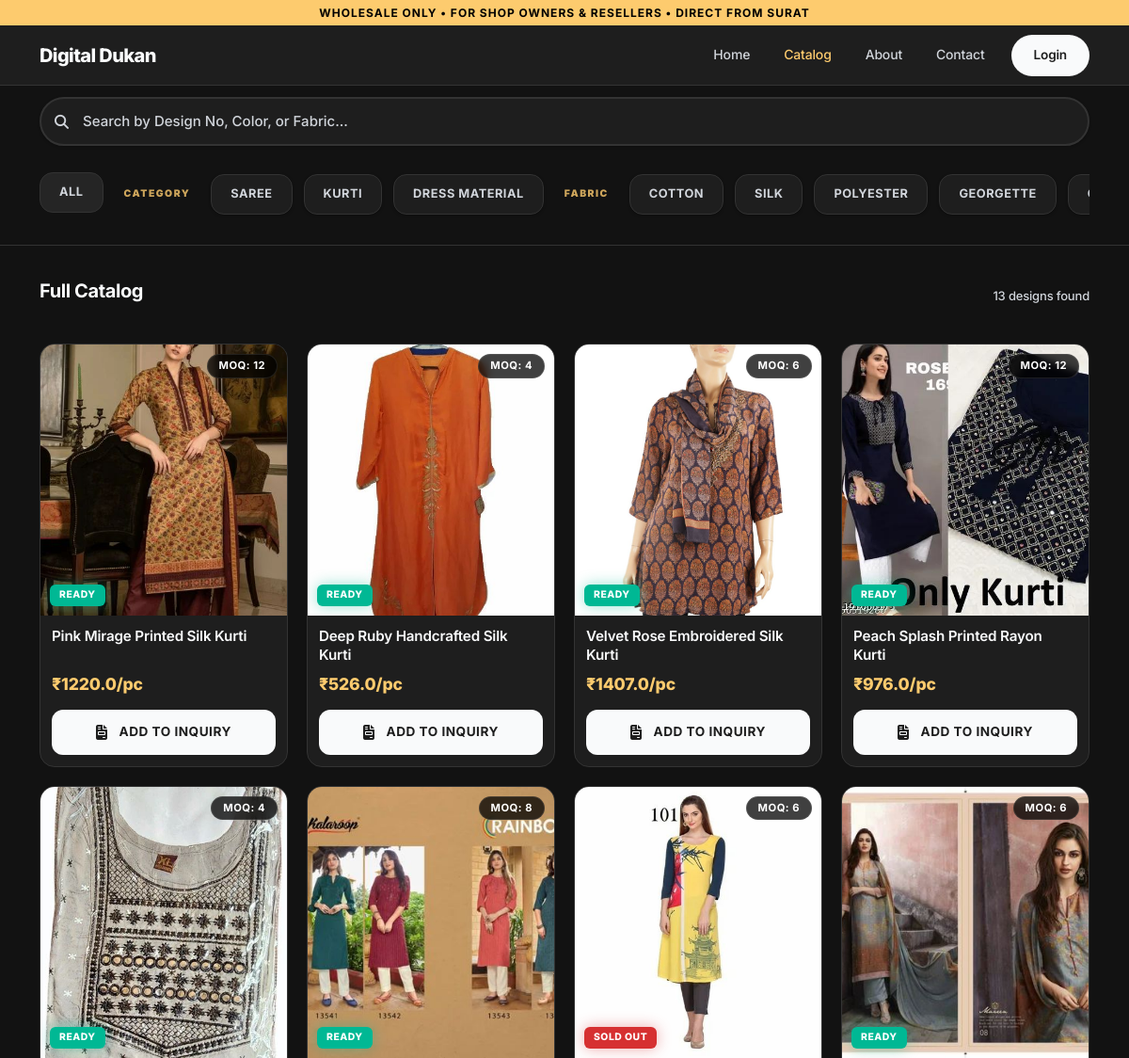
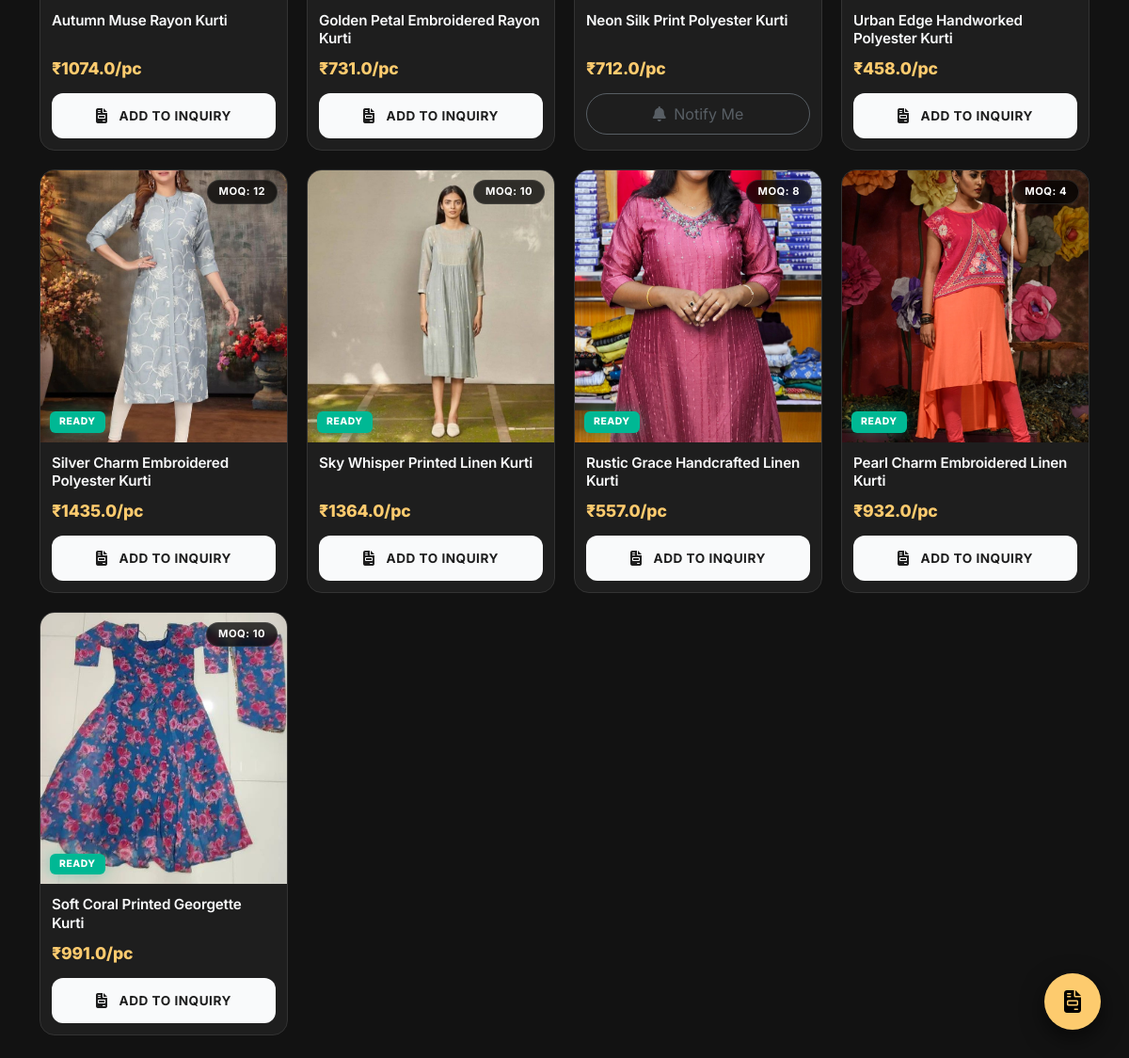
The app's page /catalog?category=Kurti with its own data (2 pictures, top to bottom).
### app/models.py (models this page shows, shortened)
class Product(db.Model):
    id = db.Column(db.Integer, primary_key=True)
    name = db.Column(db.String(100), nullable=False)
    design_no = db.Column(db.String(50), nullable=False, index=True)
    category = db.Column(db.String(50), nullable=True, index=True)
    material_type = db.Column(db.String(50), nullable=True)
    work_type = db.Column(db.String(50), nullable=True, index=True)
    color = db.Column(db.String(50), nullable=True)
    image_file = db.Column(db.String(100), nullable=False)
    wholesale_price = db.Column(db.Float, nullable=True)
    moq = db.Column(db.Integer, default=1)
    stock_status = db.Column(db.String(20), default='READY', index=True)
    stock_count = db.Column(db.Integer, default=0)
    views = db.Column(db.Integer, default=0)
    whatsapp_clicks = db.Column(db.Integer, default=0)
    @property
    def image(self):
        return self.image_file

### app/namespaces/catalog/routes.py (the view)
@catalog_bp.route('/catalog')
def index():
    search_query = request.args.get('q', '').strip()
    category_filter = request.args.get('category', 'All')
    work_type_filter = request.args.get('work_type', 'All')
    material_type_filter = request.args.get('material_type', 'All')
    sort_by = request.args.get('sort', 'newest')
    page = request.args.get('page', 1, type=int)
    per_page = request.args.get('per_page', 20, type=int)
    products = get_filtered_products(
        search_query=search_query,
        category=category_filter,
        work_type=work_type_filter,
        material_type=material_type_filter,
        sort_by=sort_by,
        page=page,
        per_page=per_page
    )
    return render_template('catalog/index.html',
                          products=products,
                          work_type_options=WORK_TYPE_OPTIONS,
                          product_category_options=PRODUCT_CATEGORY_OPTIONS,
                          material_type_options=MATERIAL_TYPE_OPTIONS)

### app/context_processors.py (called while the page is built)
def inject_global_template_data():
    shop = current_app.config.get('SHOP_SETTINGS', DEFAULT_SETTINGS)
    return {
        'shop_settings': shop,
        'whatsapp_no': normalize_whatsapp_number(shop.get('contact_number', '')),
        'work_type_options': WORK_TYPE_OPTIONS,
        'product_category_options': PRODUCT_CATEGORY_OPTIONS,
        'asset_version': ASSET_VERSION,
    }

### app/extensions.py (called while the page is built)
    def _log_status(self, key, status):
        try:
            if current_app:
                current_app.logger.info(f"Cache {status}: {key}")
        except RuntimeError:
            pass

    def get(self, *args, **kwargs):
        try:
            res = super().get(*args, **kwargs)
            self._log_status(args[0], "HIT" if res is not None else "MISS")
            return res
        except Exception as e:
            try:
                if current_app:
                    current_app.logger.warning(f"Cache GET Error (Fallback activated): {e}")
            except RuntimeError:
                pass
            return None

    def set(self, *args, **kwargs):
        try:
            return super().set(*args, **kwargs)
        except Exception as e:
            try:
                if current_app:
                    current_app.logger.warning(f"Cache SET Error (Fallback activated): {e}")
            except RuntimeError:
                pass
            return False

    def get_many(self, *args, **kwargs):
        try:
            return super().get_many(*args, **kwargs)
        except Exception as e:
            return [None] * len(args[0])

    def set_many(self, *args, **kwargs):
        try:
            return super().set_many(*args, **kwargs)
        except Exception as e:
            return False

### app/utils/helpers.py (called while the page is built)
def normalize_whatsapp_number(contact_number: str) -> str:
    return ''.join(ch for ch in contact_number if ch.isdigit())

### templates/catalog/index.html (shortened to what this page needs)
{% extends "layouts/base.html" %}
{% block content %}
<div class="container-fluid px-0">
  <div class="catalog-sticky-search" id="catalog-sticky-search">
    <div class="container">
      <div class="catalog-search-wrap">
        <input type="text" id="catalog-search-box" class="catalog-search-input"
               placeholder="Search by Design No, Color, or Fabric..."
               value="{{ request.args.get('q', '') }}">
      </div>
      <div class="filter-chip-bar" id="catalog-filter-bar">
        <div class="filter-chip reset active" data-filter="all">All</div>
        <span class="filter-group-label">Category</span>
        {% for cat in product_category_options %}
        <div class="filter-chip" data-filter-type="category" data-filter-value="{{ cat }}">{{ cat }}</div>
        {% endfor %}
        <span class="filter-group-label">Fabric</span>
        {% for mat in material_type_options %}
        <div class="filter-chip" data-filter-type="fabric" data-filter-value="{{ mat }}">{{ mat }}</div>
        {% endfor %}
      </div>
    </div>
  </div>
  <div class="container py-4" id="catalog-grid-section">
    <div class="section-header">
      <h1 class="section-title">Full Catalog</h1>
      <span style="font-size: 13px; color: var(--text-tertiary); font-weight: 500;">
        {{ products.total }} designs found
      </span>
    </div>
    {% if products.items %}
    <div class="feed-grid" id="catalog-grid">
      {% for product in products.items %}
      <div class="b2b-modern-card"
           data-id="{{ product.id + 1000 }}"
           data-dno="{{ product.id + 1000 }}"
           data-name="{{ product.name }}"
           data-img="{{ url_for('static', filename='images/' + product.image) }}"
           data-fabric="{{ product.material_type }}"
           data-category="{{ product.category or 'Other' }}"
           data-work="{{ product.work_type }}"
           data-price="{{ product.wholesale_price or 0 }}"
           data-moq="{{ product.moq or 4 }}"
           data-stock="{{ product.stock_status or 'READY' }}"
           onclick="openQuickView(this)">
        <div class="b2b-badge-moq">MOQ: {{ product.moq or 4 }}</div>
        <div class="b2b-card-img-wrap">
          <img
            src="{{ url_for('static', filename='images/' + product.image) }}"
            class="b2b-card-img"
            alt="{{ product.name }}"
            loading="lazy"
          />
          {% if product.stock_status == 'SOLD OUT' %}
          <span class="stock-badge stock-badge-sold">SOLD OUT</span>
          {% else %}
          <span class="stock-badge stock-badge-ready">READY</span>
          {% endif %}
        </div>
        <div class="b2b-card-body">
          <div class="b2b-card-title">{{ product.name }}</div>
          <div class="b2b-card-meta">
            {% if product.wholesale_price %}
              <span class="b2b-card-price">₹{{ product.wholesale_price }}/pc</span>
            {% else %}
              <span class="b2b-card-request-price">Request for Price</span>
            {% endif %}
          </div>
          {% if product.stock_status == 'SOLD OUT' %}
          <button class="btn btn-outline-secondary w-100 rounded-pill opacity-75"
              onclick="event.stopPropagation(); showToast('Sold Out: Opening Notify Me options...', 'warning'); openQuickView(this.closest('.b2b-modern-card'))"
              data-stock="SOLD OUT">
            <i class="fas fa-bell me-1"></i> Notify Me
          </button>
          {% else %}
          <button class="btn btn-b2b-primary btn-add-cart"
              onclick="event.stopPropagation(); toggleCart(this)"
              data-id="{{ product.id + 1000 }}"
              data-dno="{{ product.id + 1000 }}"
              data-name="{{ product.name }}"
              data-price="{{ product.wholesale_price or 0 }}"
              data-moq="{{ product.moq or 4 }}"
              data-stock="READY"
              data-image="{{ url_for('static', filename='images/' + product.image) }}">
          </button>
          {% endif %}
        </div>
      </div>
      {% endfor %}
    </div>
    {% else %}
    <div class="text-center py-5">
      <i class="fas fa-box-open mb-3" style="font-size: 48px; color: var(--text-tertiary); opacity: 0.3;"></i>
      <p class="text-muted">No products match your filters. Try clearing filters.</p>
    </div>
    {% endif %}
  </div>
</div>
{% endblock %}

### records on screen
Product: moq "12", image_file (picture), stock_status "READY", name "Pink Mirage Printed Silk Kurti", wholesale_price "1220.0"
Product: moq "4", image_file (picture), stock_status "READY", name "Deep Ruby Handcrafted Silk Kurti", wholesale_price "526.0"
Product: moq "6", image_file (picture), stock_status "READY", name "Velvet Rose Embroidered Silk Kurti", wholesale_price "1407.0"
Product: moq "12", image_file (picture), stock_status "READY", name "Peach Splash Printed Rayon Kurti", wholesale_price "976.0"
Product: moq "4", image_file (picture), stock_status "READY", name "Autumn Muse Rayon Kurti", wholesale_price "1074.0"
Product: moq "8", image_file (picture), stock_status "READY", name "Golden Petal Embroidered Rayon Kurti", wholesale_price "731.0"
Product: moq "6", image_file (picture), stock_status "SOLD OUT", name "Neon Silk Print Polyester Kurti", wholesale_price "712.0"
Product: moq "6", image_file (picture), stock_status "READY", name "Urban Edge Handworked Polyester Kurti", wholesale_price "458.0"
Product: moq "12", image_file (picture), stock_status "READY", name "Silver Charm Embroidered Polyester Kurti", wholesale_price "1435.0"
Product: moq "10", image_file (picture), stock_status "READY", name "Sky Whisper Printed Linen Kurti", wholesale_price "1364.0"
Product: moq "8", image_file (picture), stock_status "READY", name "Rustic Grace Handcrafted Linen Kurti", wholesale_price "557.0"
Product: moq "4", image_file (picture), stock_status "READY", name "Pearl Charm Embroidered Linen Kurti", wholesale_price "932.0"
Product: moq "10", image_file (picture), stock_status "READY", name "Soft Coral Printed Georgette Kurti", wholesale_price "991.0"

### other values on screen
{{ shop_settings.shop_name }} "Digital Dukan"
{{ cat }} "SAREE" "KURTI" "DRESS MATERIAL"
{{ mat }} "COTTON" "SILK" "POLYESTER" "GEORGETTE"
{{ products.total }} "13"
